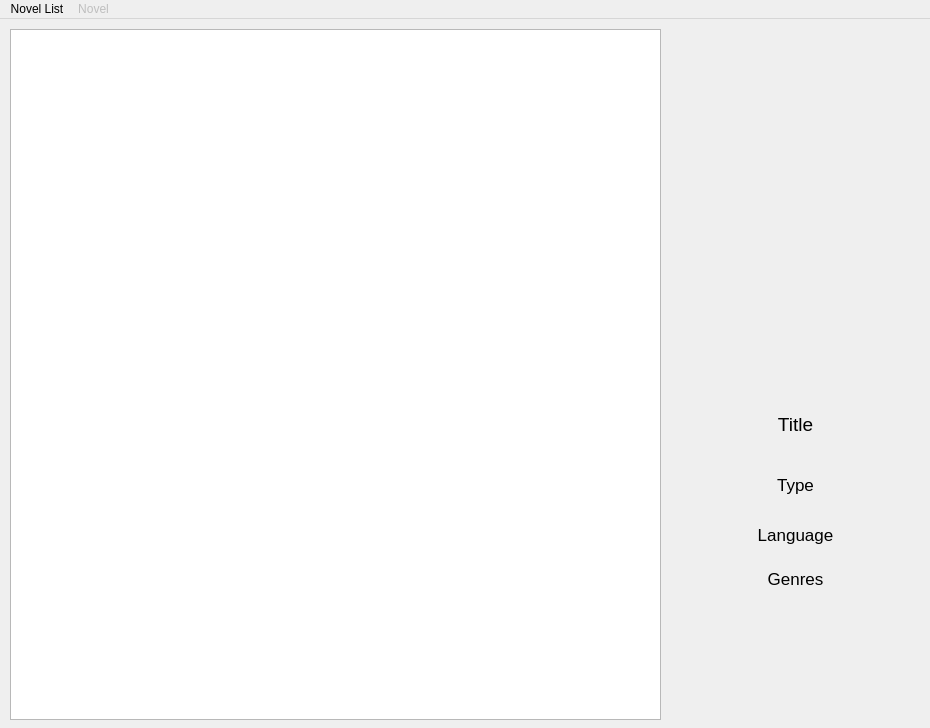
<?xml version="1.0" encoding="UTF-8"?>
<ui version="4.0">
 <class>MainWindow</class>
 <widget class="QMainWindow" name="MainWindow">
  <property name="geometry">
   <rect>
    <x>0</x>
    <y>0</y>
    <width>930</width>
    <height>728</height>
   </rect>
  </property>
  <property name="windowTitle">
   <string>Light Novel Exporter</string>
  </property>
  <widget class="QWidget" name="centralwidget">
   <widget class="QListWidget" name="wdgList">
    <property name="geometry">
     <rect>
      <x>10</x>
      <y>10</y>
      <width>651</width>
      <height>691</height>
     </rect>
    </property>
    <property name="contextMenuPolicy">
     <enum>Qt::CustomContextMenu</enum>
    </property>
    <property name="currentRow">
     <number>-1</number>
    </property>
   </widget>
   <widget class="QLabel" name="lblTitle">
    <property name="geometry">
     <rect>
      <x>670</x>
      <y>370</y>
      <width>251</width>
      <height>71</height>
     </rect>
    </property>
    <property name="font">
     <font>
      <pointsize>14</pointsize>
      <kerning>true</kerning>
     </font>
    </property>
    <property name="text">
     <string>Title</string>
    </property>
    <property name="alignment">
     <set>Qt::AlignCenter</set>
    </property>
    <property name="wordWrap">
     <bool>true</bool>
    </property>
   </widget>
   <widget class="QLabel" name="lblType">
    <property name="geometry">
     <rect>
      <x>670</x>
      <y>450</y>
      <width>251</width>
      <height>31</height>
     </rect>
    </property>
    <property name="font">
     <font>
      <pointsize>13</pointsize>
      <kerning>true</kerning>
     </font>
    </property>
    <property name="text">
     <string>Type</string>
    </property>
    <property name="alignment">
     <set>Qt::AlignCenter</set>
    </property>
   </widget>
   <widget class="QLabel" name="lblLanguage">
    <property name="geometry">
     <rect>
      <x>670</x>
      <y>500</y>
      <width>251</width>
      <height>31</height>
     </rect>
    </property>
    <property name="font">
     <font>
      <pointsize>13</pointsize>
      <kerning>true</kerning>
     </font>
    </property>
    <property name="text">
     <string>Language</string>
    </property>
    <property name="alignment">
     <set>Qt::AlignCenter</set>
    </property>
   </widget>
   <widget class="QLabel" name="lblGenres">
    <property name="geometry">
     <rect>
      <x>670</x>
      <y>550</y>
      <width>251</width>
      <height>151</height>
     </rect>
    </property>
    <property name="font">
     <font>
      <pointsize>13</pointsize>
      <kerning>true</kerning>
     </font>
    </property>
    <property name="text">
     <string>Genres</string>
    </property>
    <property name="alignment">
     <set>Qt::AlignHCenter|Qt::AlignTop</set>
    </property>
    <property name="wordWrap">
     <bool>true</bool>
    </property>
   </widget>
   <widget class="QLabel" name="imgCover">
    <property name="geometry">
     <rect>
      <x>670</x>
      <y>10</y>
      <width>251</width>
      <height>331</height>
     </rect>
    </property>
    <property name="autoFillBackground">
     <bool>true</bool>
    </property>
    <property name="text">
     <string/>
    </property>
    <property name="scaledContents">
     <bool>true</bool>
    </property>
    <property name="margin">
     <number>0</number>
    </property>
   </widget>
  </widget>
  <widget class="QMenuBar" name="menubar">
   <property name="geometry">
    <rect>
     <x>0</x>
     <y>0</y>
     <width>930</width>
     <height>20</height>
    </rect>
   </property>
   <widget class="QMenu" name="menuList">
    <property name="title">
     <string>Novel List</string>
    </property>
    <addaction name="actShowList"/>
    <addaction name="separator"/>
    <addaction name="actAddNovel"/>
   </widget>
   <widget class="QMenu" name="menuNovel">
    <property name="enabled">
     <bool>false</bool>
    </property>
    <property name="title">
     <string>Novel</string>
    </property>
    <addaction name="actDownload"/>
    <addaction name="actGenerate"/>
   </widget>
   <addaction name="menuList"/>
   <addaction name="menuNovel"/>
  </widget>
  <action name="actAddNovel">
   <property name="text">
    <string>Add from URL</string>
   </property>
  </action>
  <action name="actDownload">
   <property name="enabled">
    <bool>true</bool>
   </property>
   <property name="text">
    <string>Download Chapter/s</string>
   </property>
  </action>
  <action name="actGenerate">
   <property name="text">
    <string>Generate ePUB</string>
   </property>
  </action>
  <action name="actShowList">
   <property name="enabled">
    <bool>false</bool>
   </property>
   <property name="text">
    <string>Show Book List</string>
   </property>
  </action>
 </widget>
 <resources/>
 <connections/>
</ui>
